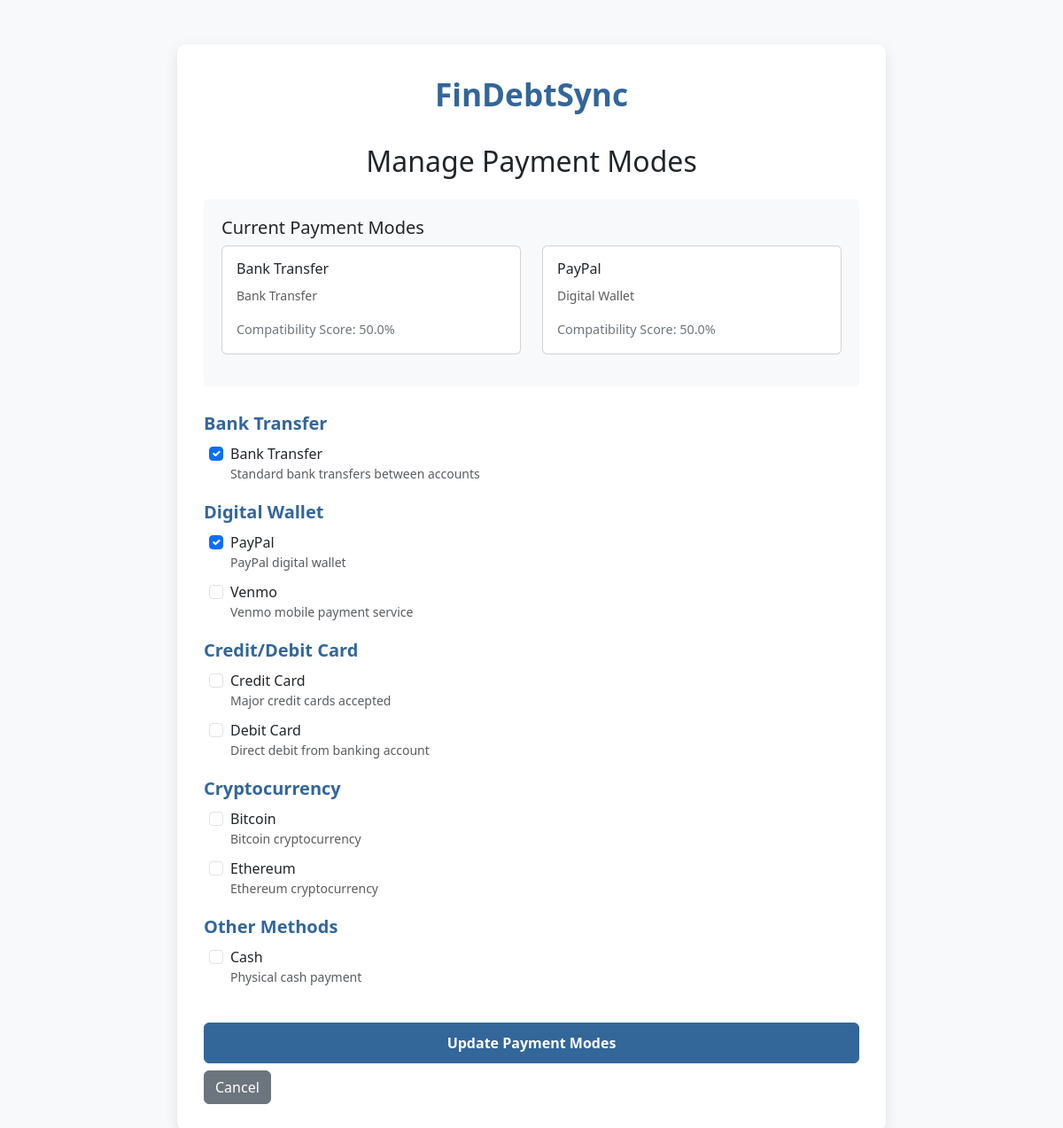
/manage-payment-modes/ (signed in), run on an earlier commit of the app's database.
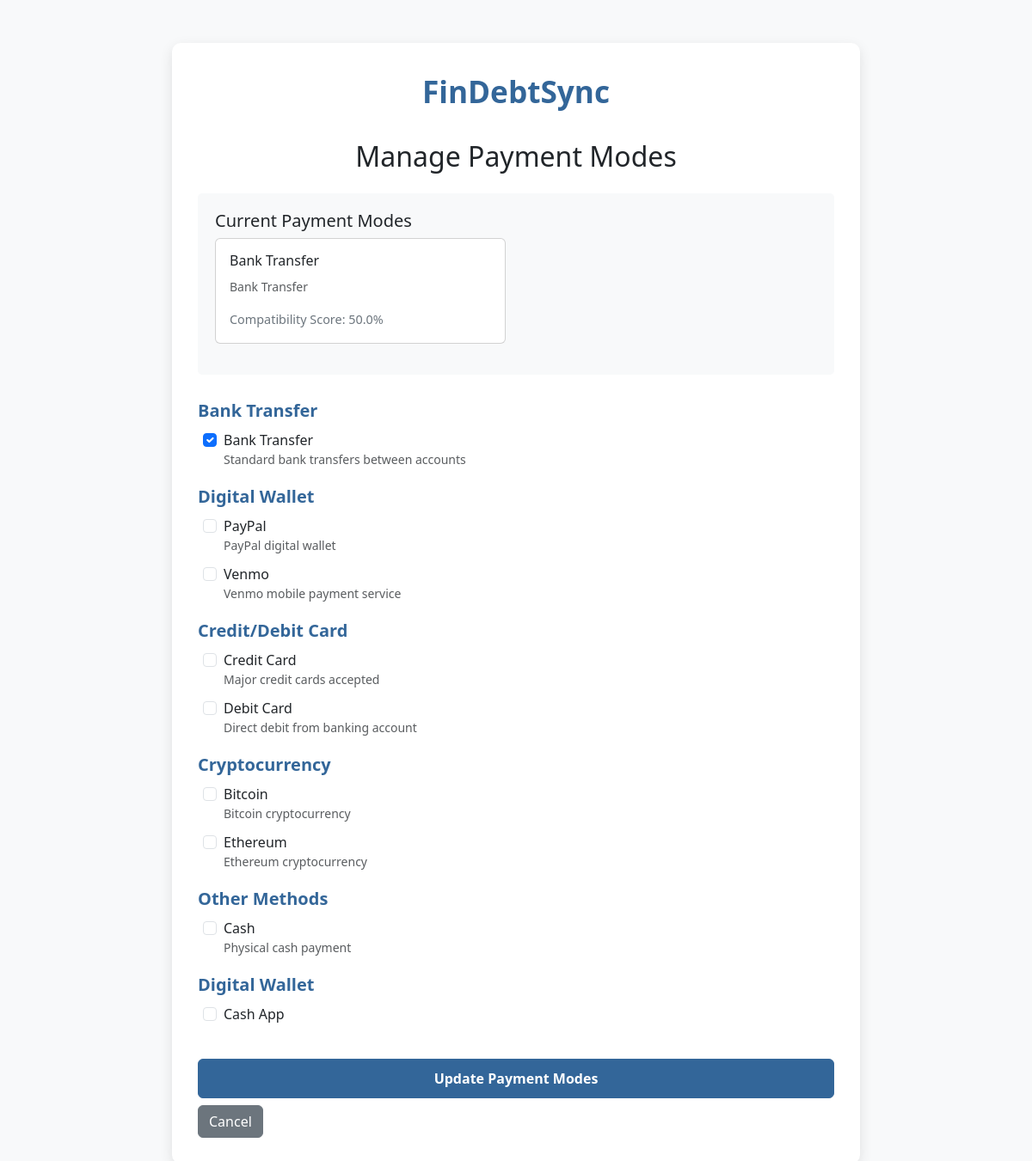
And on a later commit of the database.
### core/models.py (models this page shows, shortened)
class PaymentCompatibility(models.Model):
    customer = models.ForeignKey(
        BankCustomer,
        related_name='payment_compatibilities',
        on_delete=models.CASCADE
    ) #links the Payment Compatibiliy to the Bank Customer , if the customer is deleted the PaymentCompatibility is also deleted
    compatible_mode = models.ForeignKey(
        PaymentMode,
        related_name='compatible_customers',
        on_delete=models.CASCADE
    ) #linking the payment compatibility with payment mode so if a payment mode is also deleted
    compatibility_score = models.FloatField(
        validators=[MinValueValidator(0), MaxValueValidator(100)],
        default=50
    )#determining how will the customer can use a specific payment mode
    class Meta:
        unique_together = ('customer', 'compatible_mode')#preventing duplicate records of customer with compatible modes

class PaymentMode(models.Model):
    PAYMENT_CATEGORIES = [
        ('BANK', 'Bank Transfer'),
        ('DIGITAL', 'Digital Wallet'),
        ('CARD', 'Credit/Debit Card'),
        ('CRYPTO', 'Cryptocurrency'),
        ('OTHER', 'Other Methods')
    ]
    name = models.CharField(max_length=50, unique=True)
    category = models.CharField(max_length=20, choices=PAYMENT_CATEGORIES, default='OTHER')
    description = models.TextField(blank=True, null=True)
    is_active = models.BooleanField(default=True)

### core/views.py (the view)
# urls.py: path('manage-payment-modes/', views.manage_payment_modes, name='manage_payment_modes'),
@login_required
def manage_payment_modes(request):
    customer = request.user.bank_profile
    if request.method == 'POST':
        form = PaymentModeManagementForm(request.POST, customer=customer)
        if form.is_valid():
            form.save()
            messages.success(request, "Payment modes updated successfully!")
            return redirect('dashboard')
    else:
        form = PaymentModeManagementForm(customer=customer)
    current_modes = PaymentCompatibility.objects.filter(
        customer=customer
    ).select_related('compatible_mode')
    context = {
        'customer': customer,
        'form': form,
        'current_modes': current_modes,
    }
    return render(request, 'manage_payment_modes.html', context)

### core/forms.py (shortened to what this page needs)
class PaymentModeManagementForm(forms.Form):
    payment_modes = forms.ModelMultipleChoiceField(
        queryset=PaymentMode.objects.filter(is_active=True),
        widget=forms.CheckboxSelectMultiple,
        required=True,
        label="Select your preferred payment modes"
    )
    def __init__(self, *args, **kwargs):
        self.customer = kwargs.pop('customer', None)
        super().__init__(*args, **kwargs)
        if self.customer:
            existing_modes = PaymentCompatibility.objects.filter(
                customer=self.customer
            ).values_list('compatible_mode', flat=True)
            self.fields['payment_modes'].initial = existing_modes

### templates/manage_payment_modes.html (shortened to what this page needs)
<!DOCTYPE html>
<html lang="en">
<head>
    <link href="https://cdn.jsdelivr.net/npm/bootstrap@5.3.0-alpha1/dist/css/bootstrap.min.css" rel="stylesheet">
</head>
<body>
    <div class="container">
        <div class="payment-container">
            <div class="logo">FinDebtSync</div>
            <h2 class="text-center mb-4">Manage Payment Modes</h2>
            <div class="current-modes">
                <h5>Current Payment Modes</h5>
                {% if current_modes %}
                    <div class="row">
                        {% for mode in current_modes %}
                            <div class="col-md-6">
                                <div class="card mb-3">
                                    <div class="card-body">
                                        <h6 class="card-title">{{ mode.compatible_mode.name }}</h6>
                                        <p class="card-text">
                                            <small class="text-muted">{{ mode.compatible_mode.get_category_display }}</small>
                                        </p>
                                        <div class="compatibility-score">
                                            Compatibility Score: {{ mode.compatibility_score }}%
                                        </div>
                                    </div>
                                </div>
                            </div>
                        {% endfor %}
                    </div>
                {% else %}
                    <p class="text-muted">No payment modes selected yet.</p>
                {% endif %}
            </div>
            <form method="post" novalidate>
                <div class="payment-modes">
                    {% regroup form.payment_modes.field.queryset.all by get_category_display as category_list %}
                    {% for category in category_list %}
                        <h5 class="payment-category">{{ category.grouper }}</h5>
                        {% for payment_mode in category.list %}
                            <div class="form-check">
                                <input class="form-check-input" type="checkbox"
                                       name="{{ form.payment_modes.name }}"
                                       value="{{ payment_mode.id }}"
                                       id="payment_{{ payment_mode.id }}"
                                       {% if form.payment_modes.initial and payment_mode.id in form.payment_modes.initial %}
                                       checked
                                       {% endif %}>
                                <label class="form-check-label" for="payment_{{ payment_mode.id }}">
                                    {{ payment_mode.name }}
                                    {% if payment_mode.description %}
                                        <small class="text-muted d-block">{{ payment_mode.description }}</small>
                                    {% endif %}
                                </label>
                            </div>
                        {% endfor %}
                    {% endfor %}
                </div>
                <button type="submit" class="btn btn-primary">Update Payment Modes</button>
                <a href="{% url 'dashboard' %}" class="btn btn-secondary mt-2">Cancel</a>
            </form>
        </div>
    </div>
</body>
</html>

### templates/manage_payment_modes.html (style rules this page uses)
body { background-color: #f8f9fa; }
.payment-container { max-width: 800px; margin: 50px auto; padding: 30px; background-color: white; border-radius: 10px; box-shadow: 0 5px 15px rgba(0, 0, 0, 0.1); }
.logo { font-size: 2.2rem; font-weight: 700; color: #336699; text-align: center; margin-bottom: 30px; }
.payment-category { font-weight: 600; color: #336699; margin-top: 20px; margin-bottom: 10px; }
.form-check { margin-bottom: 10px; padding-left: 30px; }
.btn-primary { background-color: #336699; border-color: #336699; width: 100%; padding: 10px; font-weight: 600; margin-top: 30px; }
.current-modes { background-color: #f8f9fa; padding: 20px; border-radius: 5px; margin-bottom: 30px; }
.compatibility-score { font-size: 0.9rem; color: #6c757d; }

What changed in the data, as far as the page shows it:
removed PaymentCompatibility: compatible_mode.name "PayPal", compatible_mode.category "Digital Wallet", compatibility_score "50.0"
computed for PaymentMode "PayPal": payment_modes "☑" → "☐"
added PaymentMode: name "Cash App", shown under "Digital Wallet"
Also different on the page:
new list line: "Digital Wallet"
